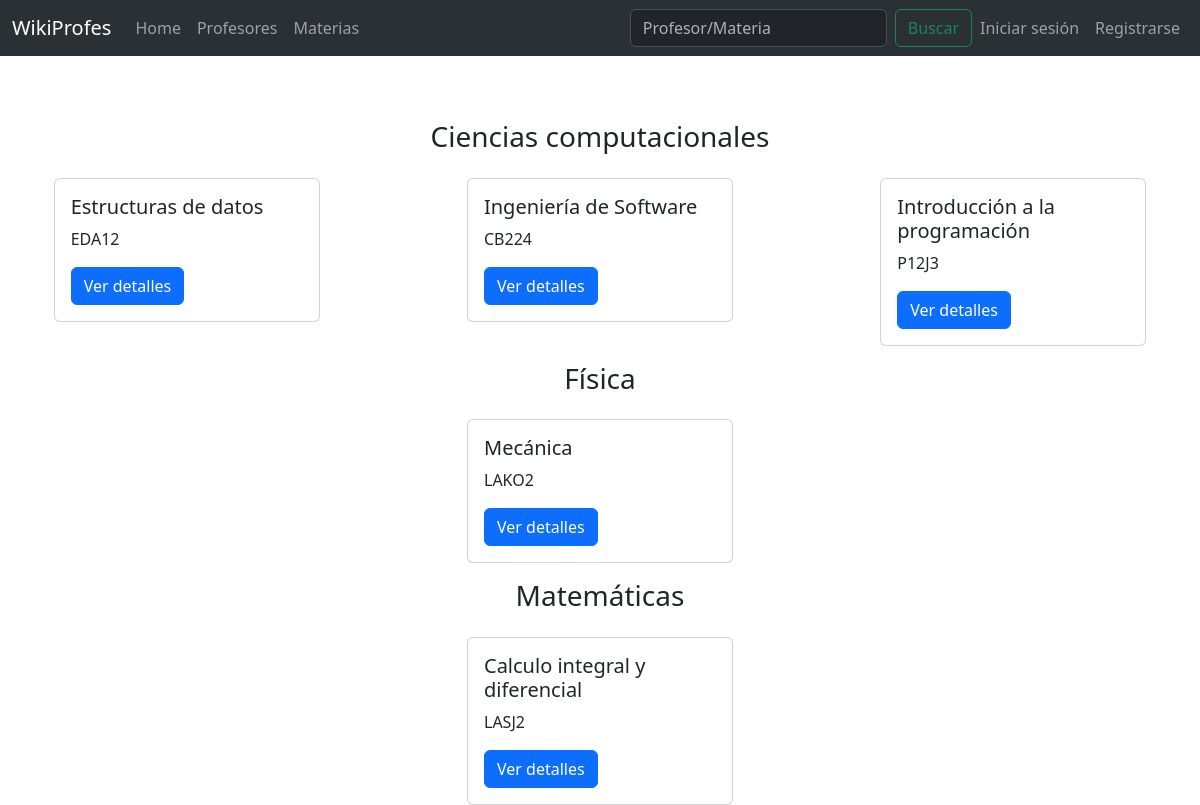
The page /materias on the database its author committed.
### materia/models.py (models this page shows, shortened)
class Materia(models.Model):
    clave = models.CharField(max_length=10)
    nombre = models.CharField(max_length=80)
    departamento = models.CharField(max_length=50)
    profesores = models.ManyToManyField(Profesor, through='publicacion.Publicacion')
    usuarios = models.ManyToManyField(User, through='publicacion.Publicacion')

### materia/views.py (the view)
# urls.py: path('materias', views.MateriasView.as_view(), name='materias'),
class MateriasView(generic.ListView):
    template_name = 'pages/materias.html'
    context_object_name = 'departamentos'
    def get_queryset(self):
        return Materia.objects.order_by('departamento', 'nombre')
    def get_context_data(self, **kwargs):
        context = super().get_context_data(**kwargs)
        materias = self.get_queryset()
        departamentos = {}
        for departamento, grupo in groupby(materias, lambda x: x.departamento):
            departamentos[departamento] = list(grupo)
        context['departamentos'] = departamentos
        return context

### templates/pages/materias.html (shortened to what this page needs)
{% extends "base.html" %}
{% block content %}
<div style="margin-top: 3rem;">
    {% for departamento, materias in departamentos.items %}
    <h3 style="text-align: center; padding: 1rem;">{{ departamento }}</h3>
    <div class="row" style="display: flex; flex-wrap: wrap; gap: 1rem; justify-content: flex-start;">
        {% for materia in materias %}
        <div class="container" style="flex: 1 1 calc(25% - 1rem); max-width: calc(25% - 1rem);">
            <div class="card" style="width: 100%; margin: 0 auto;">
                <div class="card-body">
                <h5 class="card-title">{{materia.nombre}}</h5>
                <p class="card-text">{{materia.clave}}</p>
                <a class="btn btn-primary" href="{% url 'publicacion:materia' materia.id %}">Ver detalles</a>
                </div>
            </div>
        </div>
        {% endfor %}
    </div>
    {% endfor %}
</div>
{% endblock content %}

### rows shown on the page
Materia: departamento "Ciencias computacionales", nombre "Estructuras de datos", clave "EDA12"
Materia: nombre "Ingeniería de Software", clave "CB224"
Materia: nombre "Introducción a la programación", clave "P12J3"
Materia: departamento "Física", nombre "Mecánica", clave "LAKO2"
Materia: departamento "Matemáticas", nombre "Calculo integral y diferencial", clave "LASJ2"
